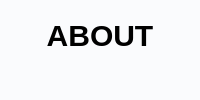
      <widget class="QWidget" name="page_About_2">
       <property name="styleSheet">
        <string notr="true">QWidget{
	background-color:#fafbfd;
    border:0px;
}</string>
       </property>
       <layout class="QVBoxLayout" name="verticalLayout_42">
        <property name="spacing">
         <number>0</number>
        </property>
        <property name="leftMargin">
         <number>0</number>
        </property>
        <property name="topMargin">
         <number>0</number>
        </property>
        <property name="rightMargin">
         <number>0</number>
        </property>
        <property name="bottomMargin">
         <number>0</number>
        </property>
        <item>
         <widget class="QFrame" name="frame_CentralControl_12">
          <property name="styleSheet">
           <string notr="true">QFrame{

	background-color:#fafbfd;
   border:0px;
}</string>
          </property>
          <property name="frameShape">
           <enum>QFrame::StyledPanel</enum>
          </property>
          <property name="frameShadow">
           <enum>QFrame::Raised</enum>
          </property>
          <layout class="QVBoxLayout" name="verticalLayout_43">
           <item>
            <widget class="QFrame" name="frame_20">
             <property name="frameShape">
              <enum>QFrame::StyledPanel</enum>
             </property>
             <property name="frameShadow">
              <enum>QFrame::Raised</enum>
             </property>
             <layout class="QHBoxLayout" name="horizontalLayout_36">
              <item>
               <widget class="QLabel" name="label_12">
                <property name="styleSheet">
                 <string notr="true">QLabel{

		font-size:30px;
	    border:0px;
	font-weight: bold;


}</string>
                </property>
                <property name="text">
                 <string>ABOUT</string>
                </property>
                <property name="alignment">
                 <set>Qt::AlignCenter</set>
                </property>
               </widget>
              </item>
             </layout>
            </widget>
           </item>
           <item>
            <widget class="QFrame" name="frame_CentralBottom_12">
             <property name="frameShape">
              <enum>QFrame::StyledPanel</enum>
             </property>
             <property name="frameShadow">
              <enum>QFrame::Raised</enum>
             </property>
             <layout class="QHBoxLayout" name="horizontalLayout_37"/>
            </widget>
           </item>
          </layout>
         </widget>
        </item>
       </layout>
      </widget>
